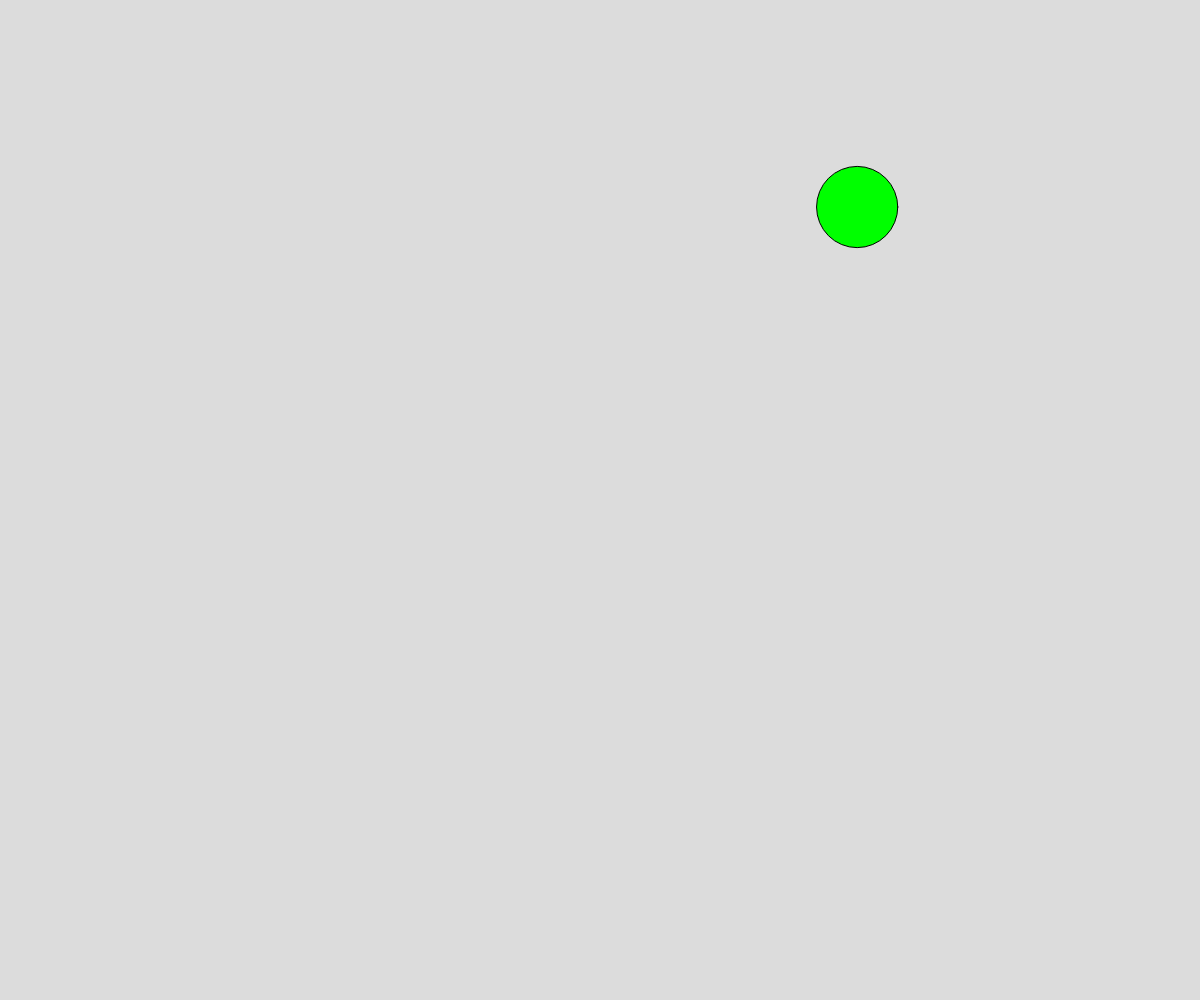
Frame 1 (no input)
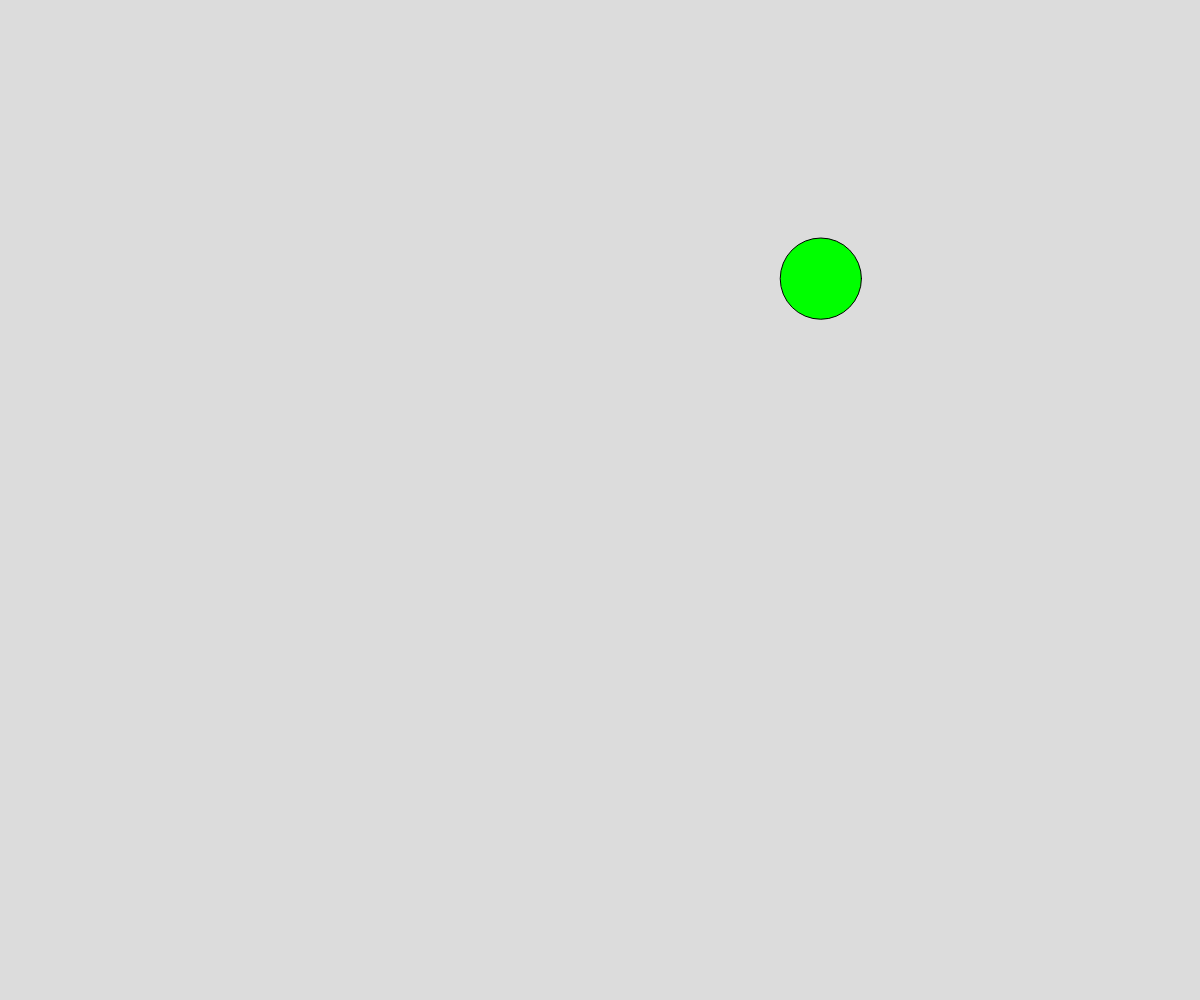
Frame 60 (no input)
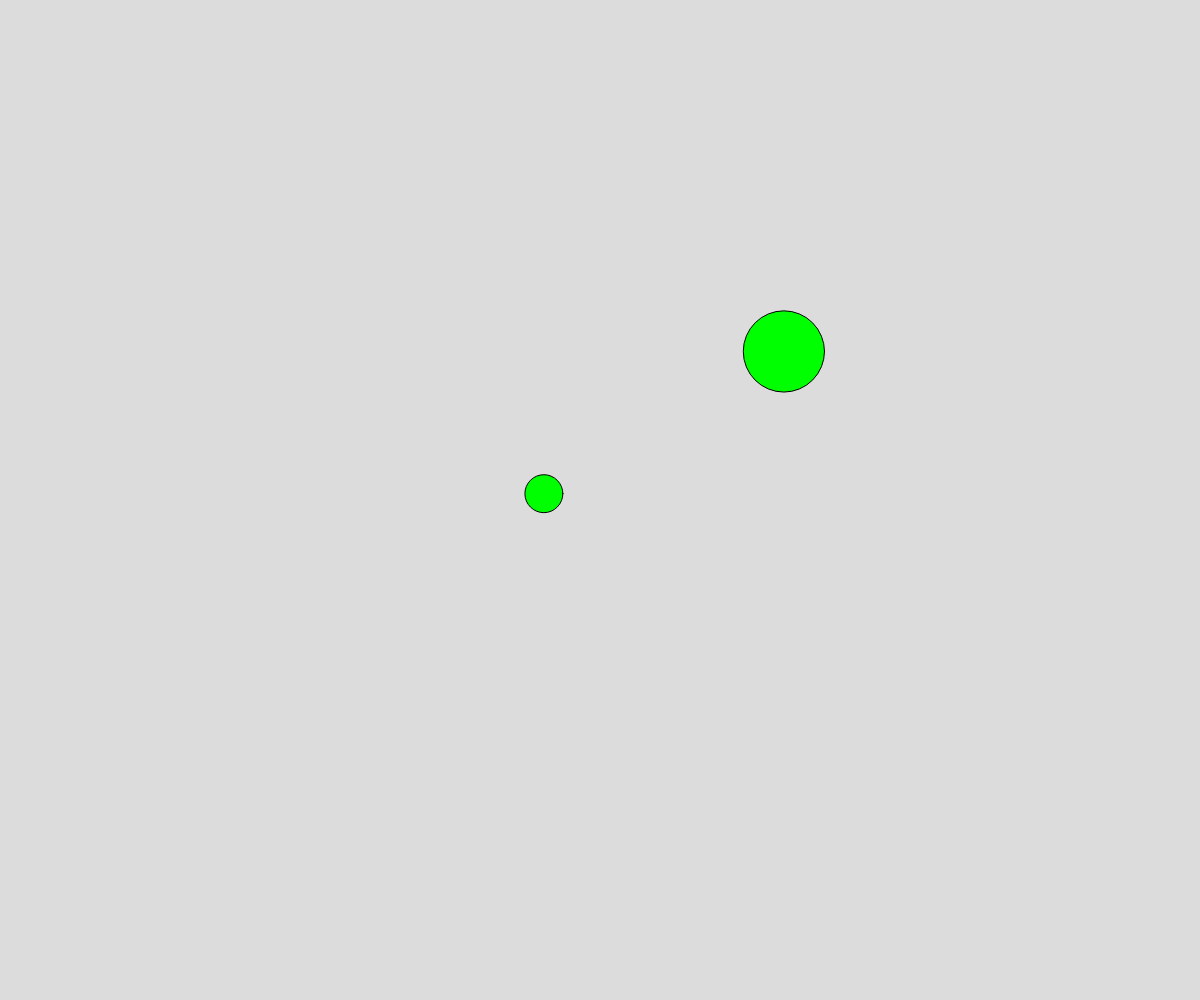
Frame 120 (the mouse pressed at the canvas centre since frame 60)

The p5.js sketch that drew these frames (run headless with seeded random() and noise() and a simulated clock; from frame 60 on, the mouse is pressed at the canvas centre):

// p5.js sketch
// ── sketch.js
// Project Title
// Your Name
// Date

// Extra for Experts:
// - describe what you did to take this project "above and beyond"
let ballarray=[];
function setup() {
  createCanvas(windowWidth, windowHeight);
  createBall();
 
}

function draw() {
  background(220);

  fill(0,255,0);

  for(let i=0;i<ballarray.length;i++){
  circle(ballarray[i].x, ballarray[i].y, ballarray[i].diameter);
  ballarray[i].x+=ballarray[i].dx;
  ballarray[i].y+=ballarray[i].dy;}

}
function createBall(){
 let newBall = {
    x: random(width),
    y: random(height),
    diameter: random(25, 100),
    dx: random(-2, 2),
    dy: random(-2, 2),
  };
  ballarray.push(newBall);
}
function mousePressed(){
  createBall();
  ballarray[ballarray.length-1].x=mouseX;
  ballarray[ballarray.length-1].y=mouseY;
  
}
